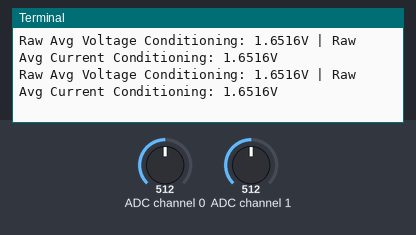
A program run on a simulated Raspberry Pi (BCM pin numbers). Parts: the last lines printed to the terminal. Inputs (shaded band) come from the test bench; at power-on: ADC channel 0 = 512, ADC channel 1 = 512 (analog values on the 0–1023 scale).

Above: at 1.2 s.
1.3 s: ADC channel 0 set to 716
At 1.42 s:
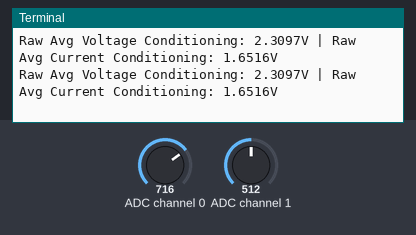
2.8 s: ADC channel 1 set to 716
At 2.9 s:
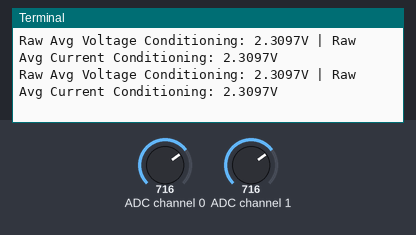
4.3 s: ADC channel 0 set to 900
At 4.39 s:
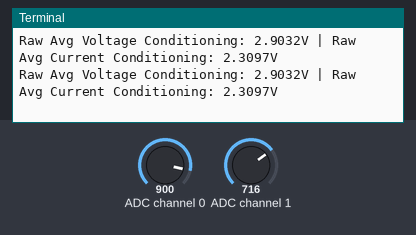
5.8 s: ADC channel 1 set to 900
At 5.89 s:
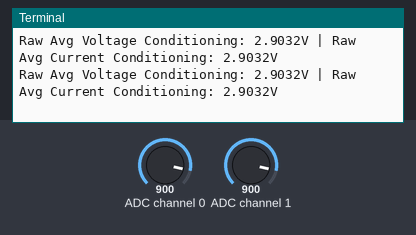
Timing chart, 0 to 8.3 s (numbered marks = the images above; inputs shaded):
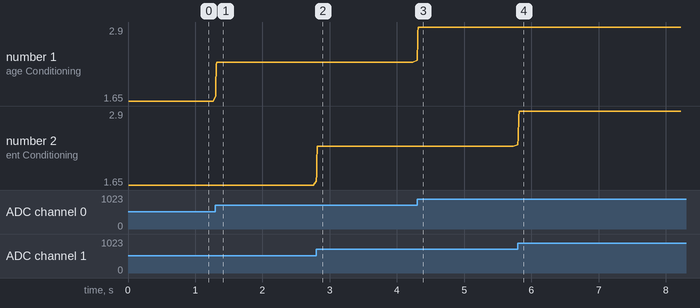

Measured:
- after the input at 1.3 s, the terminal: prints a new line at once (image 1)
- after the input at 2.8 s, the terminal: prints a new line at once (image 2)
- after the input at 4.3 s, the terminal: prints a new line at once (image 3)
- after the input at 5.8 s, the terminal: prints a new line at once (image 4)
- plotted number 1: 1.65 → 2.31 after the input at 1.3 s, 2.31 → 2.9 after the input at 4.3 s

The program:

DigitalPowerMeter.py
```python
import spidev
import time
from collections import deque


# --- SPI Setup ---
spi = spidev.SpiDev()
spi.open(0, 0) # Bus 0, CE0
spi.max_speed_hz = 1350000 # Safest Answer for 3.3V System (1.35MHz)
spi.mode = 0 # Mode 0 is being used, Required


# --- Read one channel ---
def read_adc(channel):
    adc = spi.xfer2([1, (8 + channel) << 4, 0]) # [Start Bit, Configuration Bit, Dont Care]
    value = ((adc[1] & 3) << 8) + adc[2] # [Have first 2 Bits masked by 3, and shifted 8 to left. Then 8 Bits are added at the end]
    return value # [The final raw digital value]


# --- Target sample rate ---
sample_rate = 2000 # 2 kHz
sample_period = 1.0 / sample_rate

print("Sampling at ~2 kHz. Press Ctrl+C to stop.")

next_time = time.perf_counter()

voltage_buffer = deque(maxlen=100) # [Buffer that holds 100 items]
current_buffer = deque(maxlen=100) # [Buffer for current sensor]

try:
    counter = 0 # [Counter for while loop]
    while True:
        counter += 1
        raw_value_v = read_adc(0)
        voltage = (raw_value_v / 1023.0) * 3.3
        voltage_buffer.append(voltage)
        avg_voltage = sum(voltage_buffer) / len(voltage_buffer)

        raw_value_c = read_adc(1)
        current = (raw_value_c / 1023.0) * 3.3
        current_buffer.append(current)
        avg_current = sum(current_buffer) / len(current_buffer)

        # Maintain stable timing
        next_time += sample_period
        sleep_time = next_time - time.perf_counter()
        if sleep_time > 0:
            time.sleep(sleep_time)

        if counter % 20 == 0:
            print(f"Raw Avg Voltage Conditioning: {avg_voltage:.4f}V | Raw Avg Current Conditioning: {avg_current:.4f}V")


except KeyboardInterrupt:
    spi.close()
    print("Program Stopped.")
```
